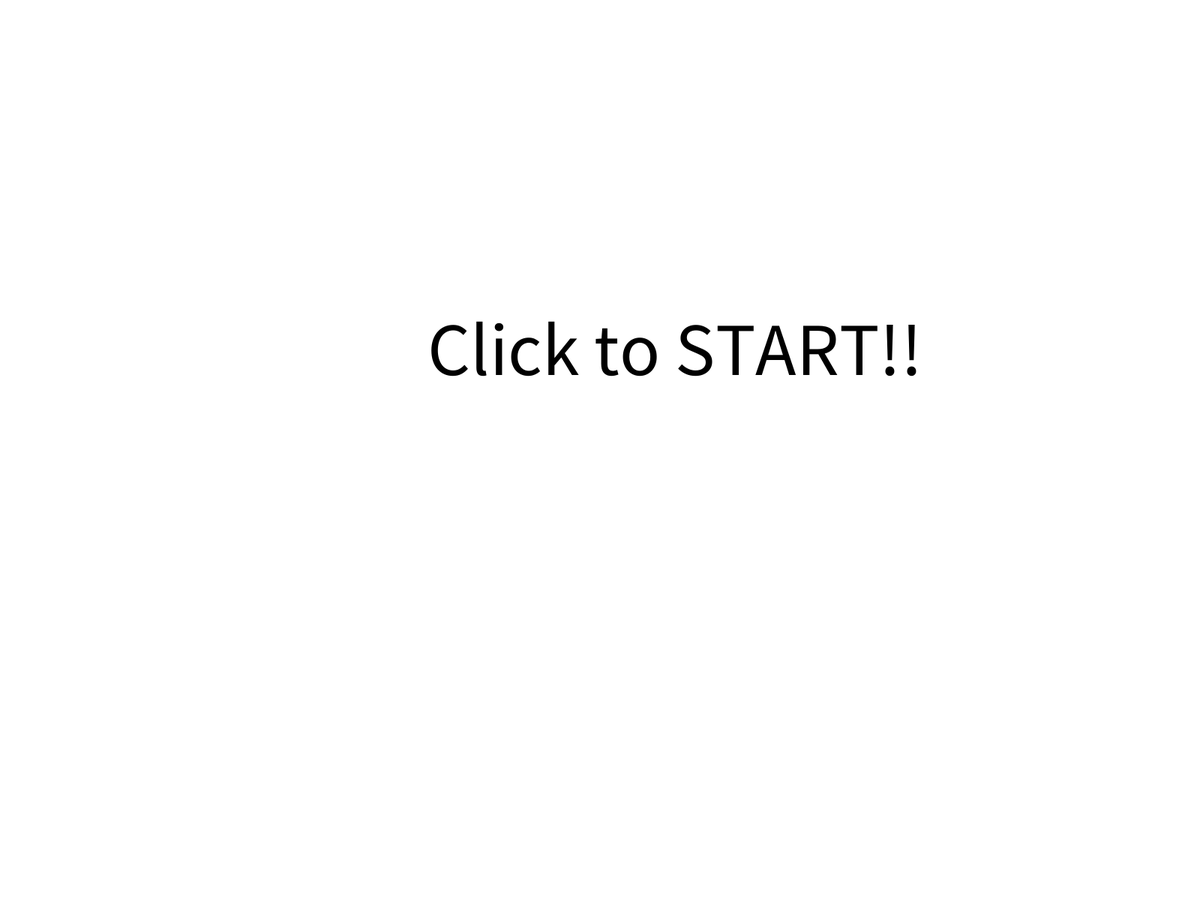
Frame 1 (no input)
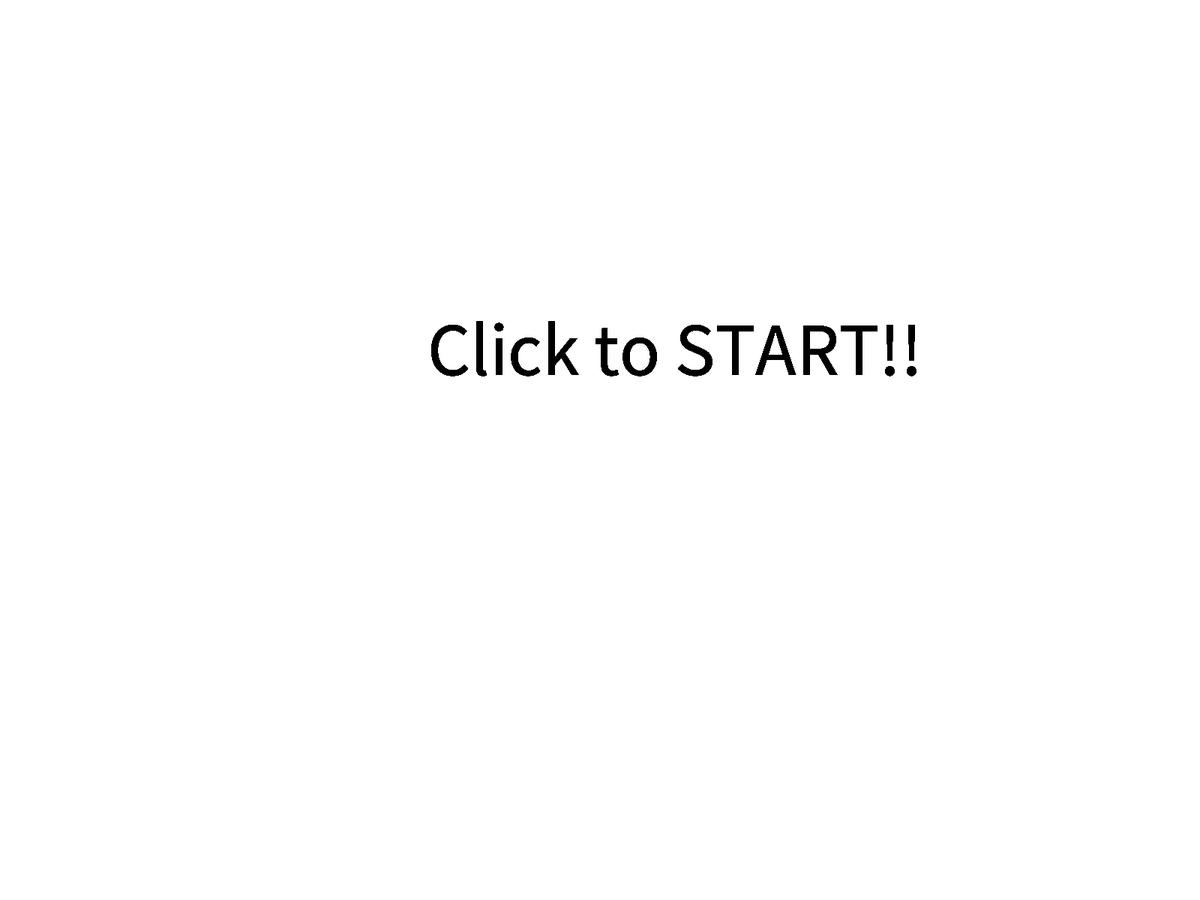
Frame 60 (the mouse pressed at the canvas centre just before this capture)
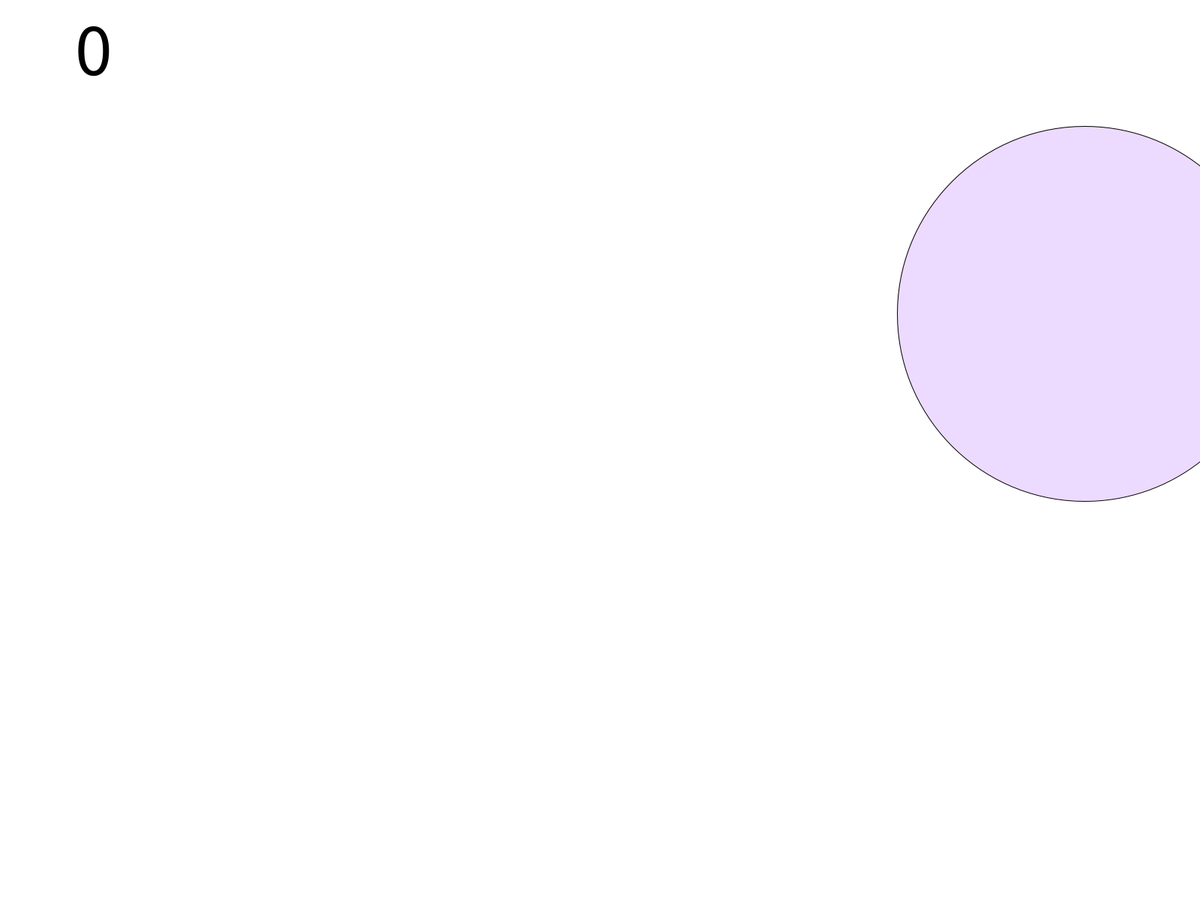
Frame 120 (the mouse held since frame 60 and released just before this capture)

The Processing sketch that drew these frames (run headless with seeded random() and noise(); from frame 60 on, the mouse is pressed at the canvas centre):

// Processing sketch: AimGame
// ── AimGame.pde
int Point;
int x;
int y;
float a = random(0, 255);
float b = random(0, 255);
int timeCounter = 0;
int limitTime = 40;
int scene = 0;
int damageCounter =0;
int frame = 0;
int r;
void setup() {
  fullScreen();
  background(255);
  ellipseMode(CENTER);
  r = 500;
  x = int (random(400, 1500));
  y = int (random(300, 800));
  frameRate(60);
}

void draw() {
  if (scene == 0)
  {
    textSize (100);
    fill (0);
    text("Click to START!!", 570, 500);
  } else if (scene==1)
  {
    background(255);

    textSize(100);  
    fill (0);
    text(Point, 100, 100);

    fill(a, b, 255, 50);
    ellipse(x, y, r, r);

    timeCounter += 1;

    if (timeCounter %60 == 0)
    {
      limitTime -= 1;
    }
    fill(17, 255, 0);
    textSize (70);
    text(nf(limitTime, 2), 1800, 70);

    if (damageCounter >= 1)
    {
      fill(255, 0, 0);
      ellipse (1600, 30, 50, 50);
    }
    if (damageCounter >= 2)
    {
      fill (255, 0, 0);
      ellipse (1700, 30, 50, 50);
    }

    frame+=1;

    if (frame == 2400) {
      scene = 2;
    }
  } else if (scene==2)
  {
    background (0);
    textSize (100);
    fill (255);
    text ("GAME OVER", 660, 500);
  }
}

void mousePressed() {
  if (scene == 0)
  {
    scene = 1;
  } else if (scene==1)
  {
    if (mouseX <= x+r/2 && mouseX >= x-r/2 && mouseY <= y+r/2 && mouseY >= y-r/2)
    {
      Point+=100;
      x = int (random(400, 1500));
      y = int (random(300, 800));
      r -= 10;
      a = random(0, 255);
      b = random(0, 255);
    }
   else
  {
    damageCounter +=1;

    if (damageCounter >= 3) {
      scene=2;
    }
  }
  }
}
